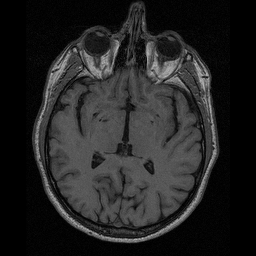
#> input picture data/lab-01-data/brain-slice40.tiff, 256 x 256 px
$ jupyter execute --allow-errors lab_01_segmentation.ipynb   (shell and % lines are left out)   (older library calls are emulated)
#> lines starting #> are read from the running program, lines starting #| are printed output that depends on the picture; after the words box and inside, x2 and y2 are one past the last pixel; in counts of white or black regions, pixels touching at a corner belong together; long printed decimals are rounded
# [IAPR 2018:][iapr2018] Lab 1 ‒  Image segmentation

**Author:** first name and last name
**Due date:** 20.04.2018

[iapr2018]: https://github.com/LTS5/iapr-2018

## Extract relevant data
We first need to extract the `lab-01-data.tar.gz` archive.
To this end, we use the [tarfile] module from the Python standard library.

[tarfile]: https://docs.python.org/3.6/library/tarfile.html

[cell 1]
import tarfile
import os

data_base_path = os.path.join(os.pardir, 'data')
data_folder = 'lab-01-data'
tar_path = os.path.join(data_base_path, data_folder + '.tar.gz')
#> (the rest of this cell did not finish here and is left out)

## Part 1: Brain segmentation

Your goal: compute the size of the brain (in pixels) in a 2D image of a human head taken by Magnetic Resonance Imaging (MRI).
* Try as many methods as you can, the more the better.
* At least region growing and contour detection.

### 1.1 Brain image visualization

[cell 2]
import skimage.io
import matplotlib.pyplot as plt

# Load image
data_path = os.path.join(data_base_path, data_folder)
brain_im = skimage.io.imread(os.path.join(data_path, 'brain-slice40.tiff'))
#> brain_im is the input picture: shape (256, 256); min 0, max 189, mean 35.2
im_h, im_w = brain_im.shape
#> im_h = 256; im_w = 256

fig, ax = plt.subplots(1, 1, figsize=(6, 6))
ax.imshow(brain_im, cmap='gray')
ax.set_title('MRI brain image ({} px, {} px)'.format(im_h, im_w))
ax.axis('off')
plt.show()

### 1.2 Region growing
Add your implementation and discussion

### 1.3 Contour detection
Add your implementation and discussion

### 1.4 Additional method(s)
Add your implementation and discussion

## Part 2: Shape/color segmentation

You will find hereafter a picture of shapes of different colors, taken under four different illuminations.
We ask you to create a routine to:
1. Count the number of shapes of each color.
1. Compute the total area (in pixels) of each color.

One specific challenge is to be robust to illumination changes.
Try to have the same routine(s) running on the four images, and giving (approximatively) the same results.
Therefore some kind of intensity normalization should probably be used.
To help you, you will also find a reference image (palette) with disks of each possible color, that you can use as references.

**Note:** the routine(s) that you will write for this part will be useful for the robot project as well, so pay special attention to it.

### 2.1 Images and palette visualization

[cell 3]
# Load images
im_names = ['arena-shapes-01', 'arena-shapes-02', 'arena-shapes-03', 'arena-shapes-04']
filenames = [os.path.join(data_path, name) + '.png' for name in im_names]
ic = skimage.io.imread_collection(filenames)
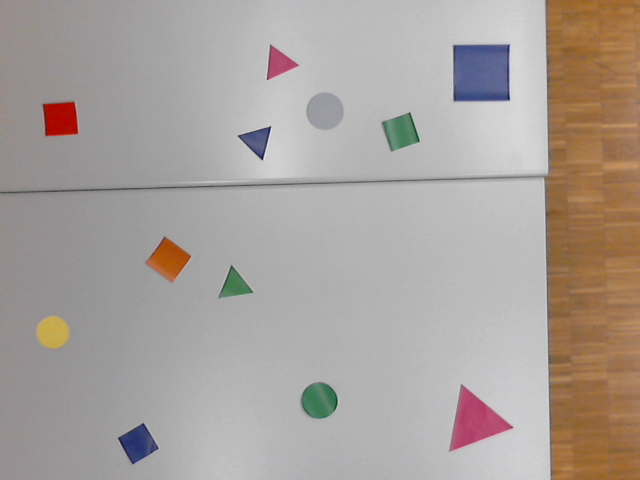
#> input picture data/lab-01-data/arena-shapes-01.png, 640 x 480 px
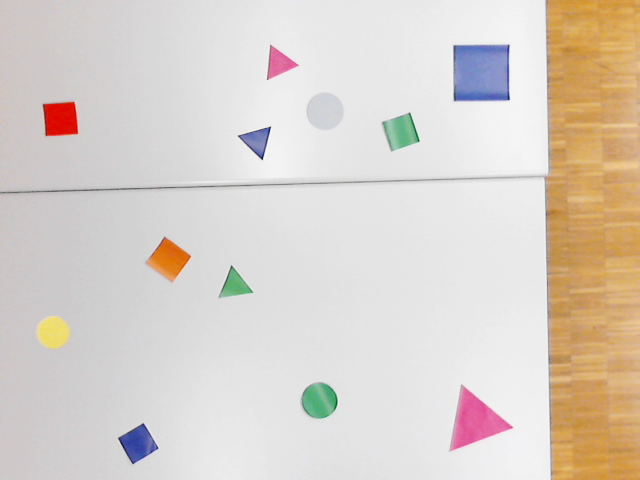
#> input picture data/lab-01-data/arena-shapes-02.png, 640 x 480 px
#> ic = 2 items
images = skimage.io.concatenate_images(ic)
print('Number of images: ', images.shape[0])
#| Number of images:  2
print('Image size: {}, {} '.format(images.shape[1], images.shape[2]))
#| Image size: 480, 640
print('Number of color channels: ', images.shape[-1])
#| Number of color channels:  3

[cell 4]
# Plot images
fig, axes = plt.subplots(2, 2, figsize=(12, 12))
for ax, im, nm in zip(axes.ravel(), images, im_names):
    ax.imshow(im)
    ax.axis('off')
    ax.set_title(nm)
#> this loop made 2 passes
#> nm on passes 1 to 2: 'arena-shapes-01', 'arena-shapes-02'
plt.show()
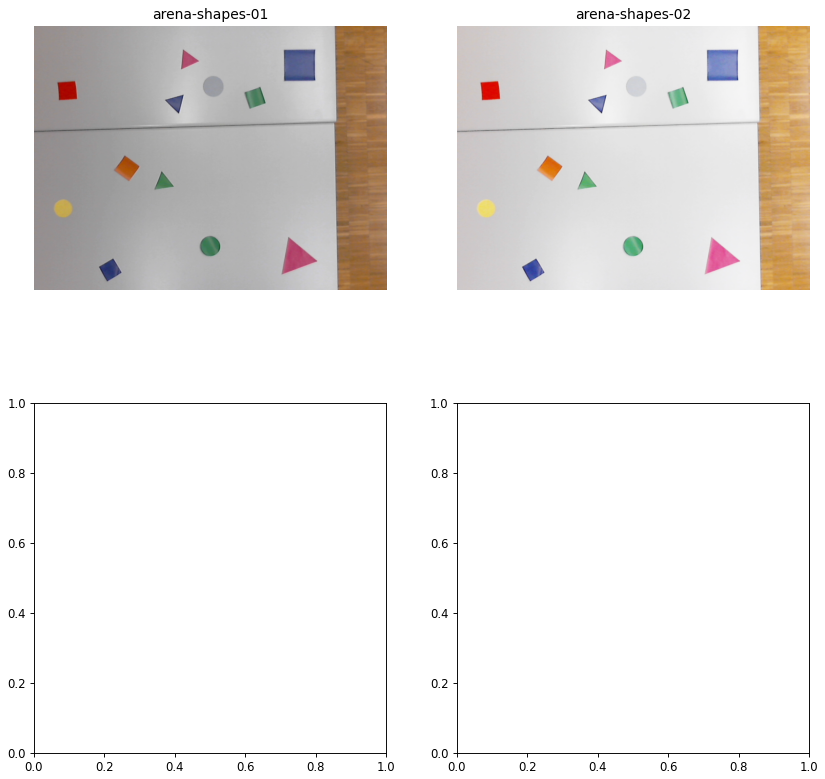
#> figure drawn by matplotlib, 2 panels

[cell 5]
# Load and plot palette
palette = skimage.io.imread(os.path.join(data_path, 'arena-palette.png'))
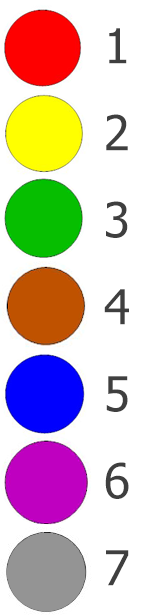
#> input picture data/lab-01-data/arena-palette.png, 150 x 616 px
#> palette is the input picture: shape (616, 150, 3); mean R, G, B 210.5, 191.3, 189.1
fig, ax = plt.subplots(1, 1, figsize=(6, 6))
ax.imshow(palette)
ax.axis('off')
plt.show()

#> (a cell that did not finish here is left out)

### 2.2 Number of shapes of each color
Add your implementation and discussion

[cell 7]
from skimage.filters import roberts, sobel, scharr, prewitt, threshold_otsu, threshold_mean, threshold_minimum, gaussian, median
from skimage.color import rgb2gray
from scipy import ndimage as ndi
from skimage.morphology import watershed
from skimage.feature import canny


gray = rgb2gray(images[0])
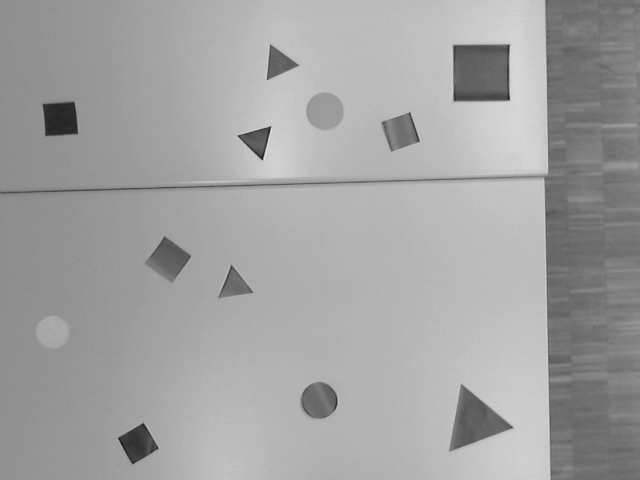
#> gray: shape (480, 640) float64; min 0.0678, max 0.901, mean 0.636
edge_sobel = sobel(gray)
edges_canny = canny(gray)
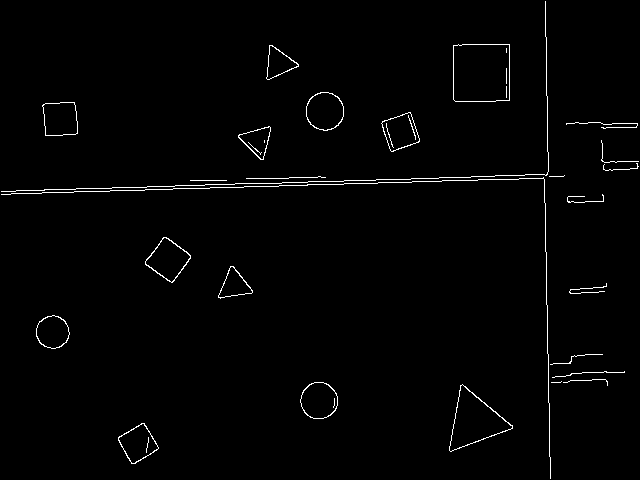
#> edges_canny: shape (480, 640) bool; 1.4% white in thin lines or dots


thresh = threshold_mean(edge_sobel)
#> thresh = 0.00904
print(thresh)
#| 0.009038
binary = edge_sobel < thresh
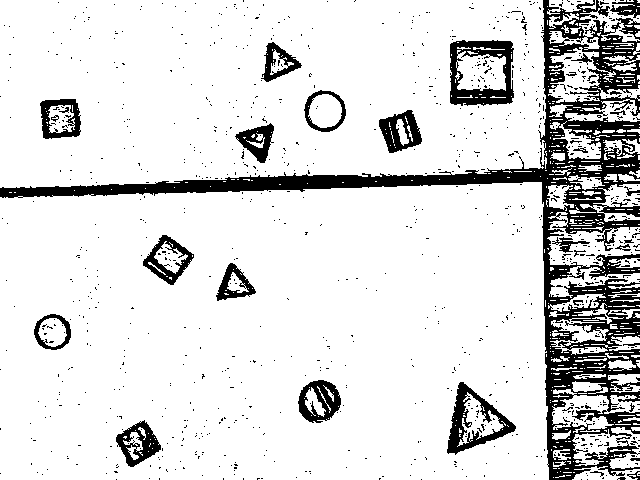
#> binary: shape (480, 640) bool; 85.9% white; 1014 black regions (981 under 20 px), largest, box (x1, y1, x2, y2) and area: (0, 0, 640, 480) 28286, (450, 40, 514, 106) 2167, (447, 382, 516, 455) 1659

fill_coins = ndi.binary_fill_holes(edges_canny)
#> fill_coins: shape (480, 640) bool; 5.6% white; 26 white regions (2 under 20 px), largest, box (x1, y1, x2, y2) and area: (453, 44, 510, 102) 3281, (449, 384, 513, 452) 2175, (145, 237, 191, 283) 1205
labeled_coins, numObj = ndi.label(fill_coins)
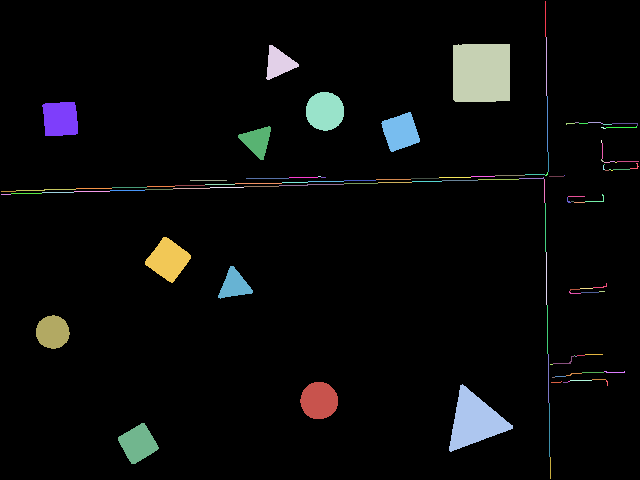
#> labeled_coins: shape (480, 640) int32; 117 distinct labels, from 0 to 116; one colour per label, 0 black
#> numObj = 116

after_median = median(fill_coins)
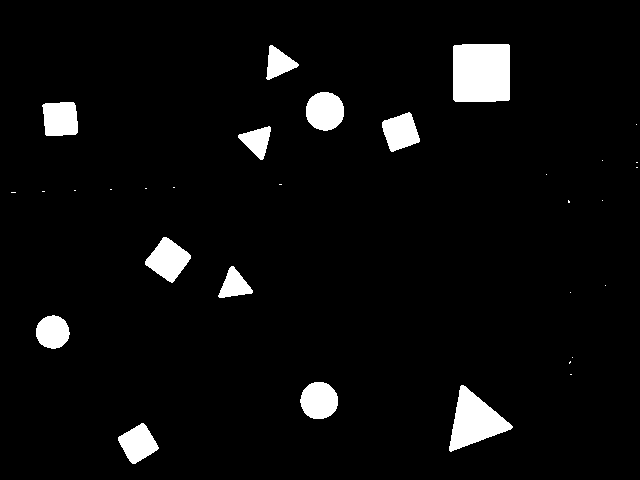
#> after_median: shape (480, 640) bool; 4.8% white; 31 white regions (19 under 20 px), largest, box (x1, y1, x2, y2) and area: (453, 44, 510, 102) 3277, (449, 385, 513, 452) 2171, (145, 237, 191, 283) 1205
after_gaus = gaussian(fill_coins,sigma=10)
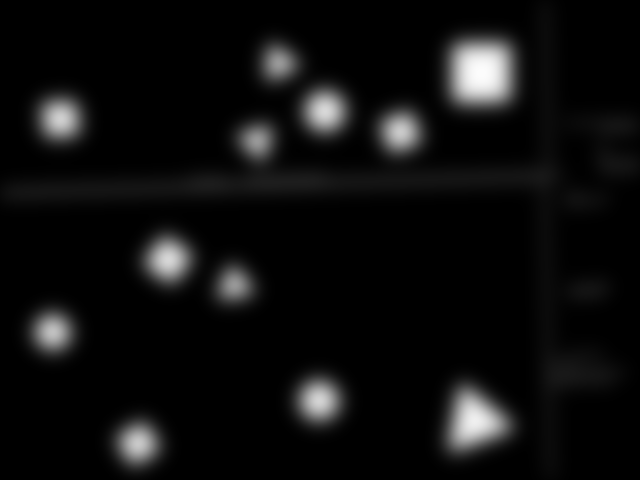
#> after_gaus: shape (480, 640) float64; min 0, max 0.992, mean 0.0555
print(numObj)
#| 116
loc = ndi.find_objects(fill_coins)
#> loc = 1 item
print(loc)
#| [(slice(1, 479, None), slice(1, 639, None))]

#> (the rest of this cell did not finish here and is left out)

#> (a cell that did not finish here is left out)

#> (a cell that did not finish here is left out)

#> (a cell that did not finish here is left out)

[cell 11]
import cv2
#> (the rest of this cell did not finish here and is left out)

[cell 12]
import cv2
test_img = cv2.imread(os.path.join(data_path, 'arena-shapes-01.png'))
hsv2= cv2.cvtColor(test_img, cv2.COLOR_BGR2HSV)
#> hsv2: shape (480, 640, 3); mean H, S, V 31.2, 27.1, 170.4
gray2= cv2.cvtColor(test_img, cv2.COLOR_RGB2GRAY)
imgblur = cv2.medianBlur(test_img,5)
#> (the rest of this cell did not finish here and is left out)
